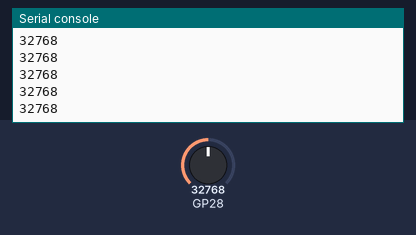
The program below on a simulated Raspberry Pi Pico running MicroPython. On the bench: the last lines printed to the serial console. The inputs (shaded band) are chosen by the test bench; at power-on: GP28 = 32768 (analog values on the 0–65535 scale).

Above: at 1.2 s.
1.3 s: GP28 set to 45874
At 1.56 s:
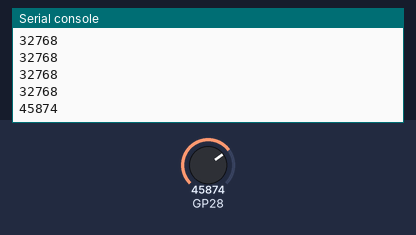
2.8 s: GP28 set to 57670
At 2.96 s:
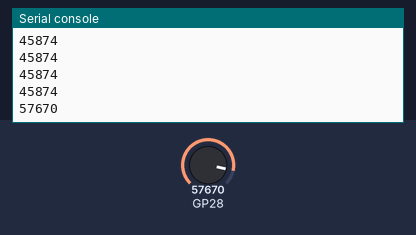
Timing chart, 0 to 5.8 s (numbered marks = the images above; inputs shaded):
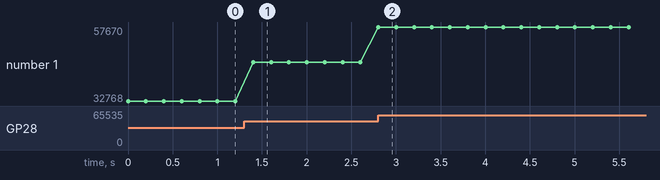

Measured:
- after the input at 1.3 s, the serial console: prints a new line after 0.10 s (image 1)
- after the input at 2.8 s, the serial console: prints a new line at once (image 2)
- plotted number 1: 32768 → 45874 after the input at 1.3 s, 45874 → 57670 after the input at 2.8 s

The program:

80-light-sensor-print.py
```python
# light level measurement
# read the voltage across a voltage divider where one end is a photoresistor
import machine
from utime import sleep
import config

# The ADC pins on the pico are 26, 27 o4 28
PHOTORESISTOR_PIN = config.PHOTORESISTOR_PIN

photo_pin = machine.ADC(PHOTORESISTOR_PIN)

# a pitch black room is about 1500
# a brightly lit room is 55000
# The nightlight should go on below 10,000?
while True:
    val = photo_pin.read_u16()
    print(val)
    sleep(.2)
```

config.py
```python
# Moving Rainbow Configuration file
# Filename: 01-config.py
# This file contains the hardware configuration for your kit
# This file can be imported by each program
NEOPIXEL_PIN = 0
NUMBER_PIXELS = 12
BUTTON_PIN = 2
POT_PIN_1 = 26
POT_PIN_2 = 27
PHOTORESISTOR_PIN = 28
```
